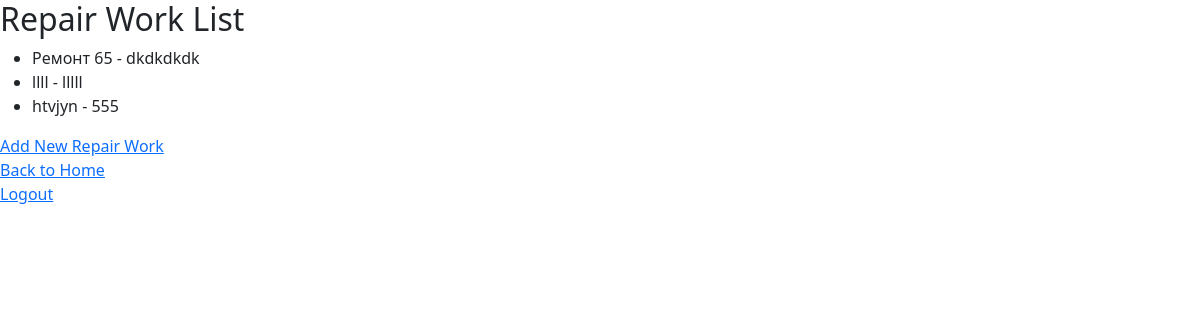
/repair_work_list/ (signed in), run on an earlier commit of the app's database.
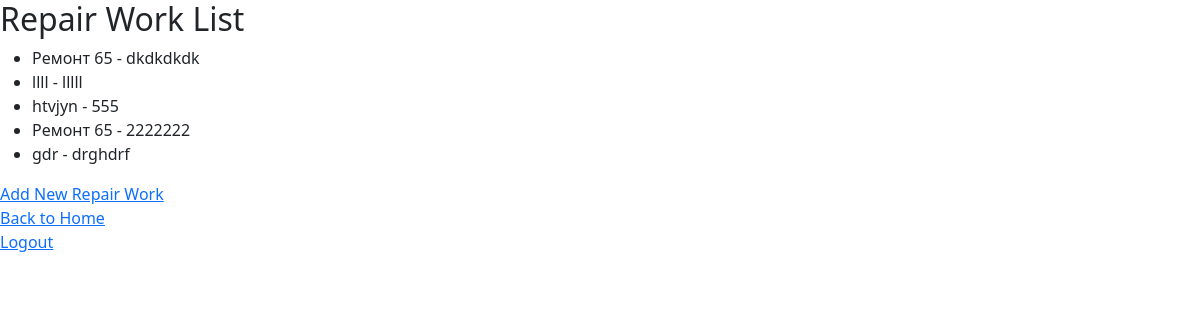
And on a later commit of the database.
### repairs/models.py (models this page shows, shortened)
class RepairWork(models.Model):
    title = models.CharField(max_length=200)
    description = models.TextField()
    created_at = models.DateTimeField(auto_now_add=True)

### repairs/views.py (the view)
# urls.py: path('repair_work_list/', views.repair_work_list, name='repair_work_list'),
@login_required
def repair_work_list(request):
    repair_works = RepairWork.objects.all()
    return render(request, 'repair_work_list.html', {'repair_works': repair_works})

### repairs/templates/repair_work_list.html (shortened to what this page needs)
{% load static %}
<!DOCTYPE html>
<html>
<head>
    <link rel="stylesheet" href="{% static 'bootstrap.css' %}">
</head>
<body>
    <h2 class="">Repair Work List</h2>
    <ul>
        {% for work in repair_works %}
            <li>{{ work.title }} - {{ work.description }}</li>
        {% endfor %}
    </ul>
    <a href="{% url 'add_repair_work' %}">Add New Repair Work</a>
    <br>
    <a href="{% url 'home' %}">Back to Home</a>
    <br>
    <a href="{% url 'logout' %}">Logout</a>
</body>
</html>

What changed in the data, as far as the page shows it:
added RepairWork: title "Ремонт 65", description "2222222"
added RepairWork: title "gdr", description "drghdrf"
